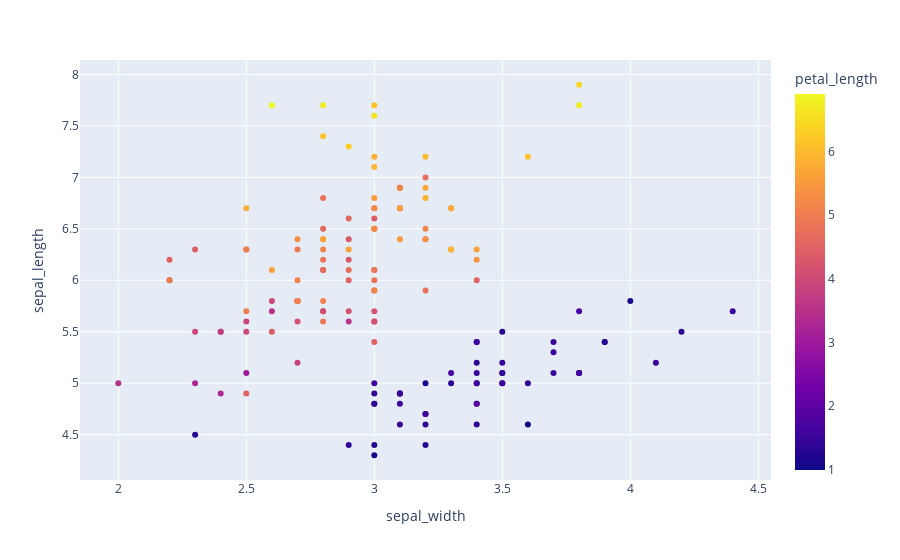

Source (notebook cell):
### Code cell
import plotly.express as px
df = px.data.iris()
fig = px.scatter(df, x="sepal_width", y="sepal_length", color='petal_length')
fig.show()

### Figure 1 — Plotly figure (JSON) as saved in the notebook; plotly's stock layout.template omitted (floating-point values rounded to 4 significant figures; data arrays with more than 128 entries replaced by an {"elided": "..."} marker saying what was removed)
{"data": [{"hovertemplate": "sepal_width=%{x}<br>sepal_length=%{y}<br>petal_length=%{marker.color}<extra></extra>", "legendgroup": "", "marker": {"color": {"elided": "150 float values"}, "coloraxis": "coloraxis", "symbol": "circle"}, "mode": "markers", "name": "", "orientation": "v", "showlegend": false, "type": "scatter", "x": {"elided": "150 float values"}, "xaxis": "x", "y": {"elided": "150 float values"}, "yaxis": "y"}], "layout": {"coloraxis": {"colorbar": {"title": {"text": "petal_length"}}, "colorscale": [[0, "#0d0887"], [0.1111, "#46039f"], [0.2222, "#7201a8"], [0.3333, "#9c179e"], [0.4444, "#bd3786"], [0.5556, "#d8576b"], [0.6667, "#ed7953"], [0.7778, "#fb9f3a"], [0.8889, "#fdca26"], [1, "#f0f921"]]}, "legend": {"tracegroupgap": 0}, "margin": {"t": 60}, "xaxis": {"anchor": "y", "domain": [0, 1], "title": {"text": "sepal_width"}}, "yaxis": {"anchor": "x", "domain": [0, 1], "title": {"text": "sepal_length"}}}}
